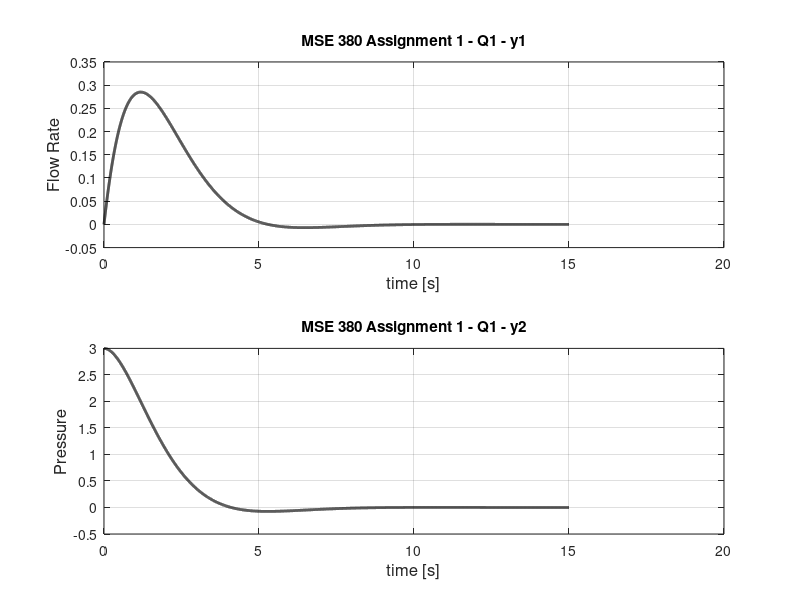

Source code (MATLAB):
close all

%%  Tank Flow Out
%%  Initial Conditions
P_1a = 3;   % [atm]
Q = 0;

Rf = 7;
If = 5;
V = 0.5;
k = 1.405;
P = P_1a/2;
Cf = V/(P*k)

IC = [Q
      P_1a];  
  
dt = 0.001;

%%  Define State Space Matrix
A = [-Rf/If     1/If
     -1/Cf      0   ];
 
 B = [0
      0];
  
 C = [1 0
      0 1];
 
 D = [0
      0];
  
 sys = ss(A, B, C, D);
 
 t = 0:dt:15;
 u = zeros(length(t), 1);
 
 %% Simulation
 y = lsim(sys, u, t, IC);
 
 %% Plot Results

figure(1)
subplot(2,1,1)
plot (t,y(:,1),'k','LineWidth',2)
hold on
grid on
myxlabel=xlabel ('time [s]');
myylabel=ylabel ('Flow Rate');
set (myxlabel,'FontSize',12)
set (myylabel,'FontSize',12)
title('MSE 380 Assignment 1 - Q1 - y1')

subplot(2,1,2)
plot (t, y(:,2),'k', 'LineWidth', 2)
hold on
grid on
myxlabel=xlabel ('time [s]');
myylabel=ylabel ('Pressure');
set (myxlabel,'FontSize',12)
set (myylabel,'FontSize',12)
title('MSE 380 Assignment 1 - Q1 - y2')

